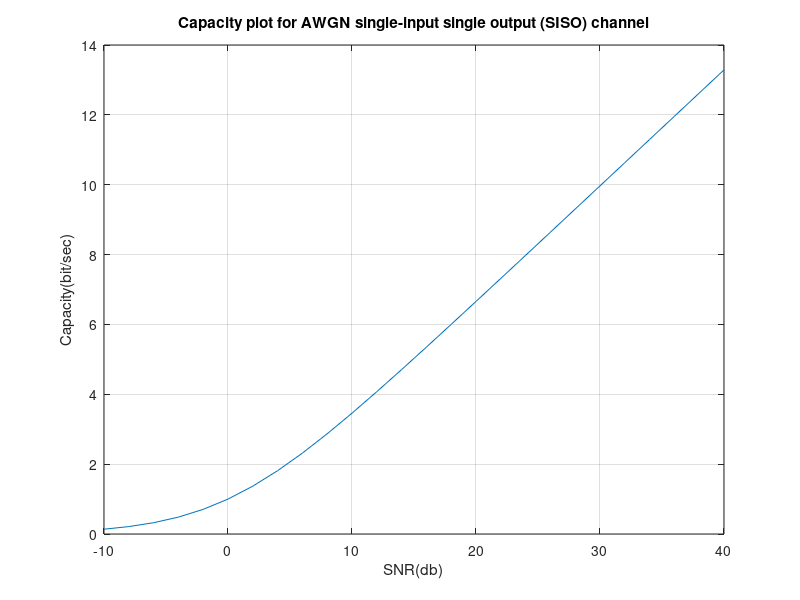

This figure's MATLAB source:
%Capacity plot for AWGN single-input single output (SISO) channel.
clc;
SNR=-10:2:40;%This SNR is in db given in problem
x=10.^((SNR/10));%But in Capacity formula SNR is not in db,
%so conversion from db;
C=log2(1+x );
plot(SNR,C);
grid;
xlabel("SNR(db)");
ylabel("Capacity(bit/sec)");
title("Capacity plot for AWGN single-input single output (SISO) channel");

